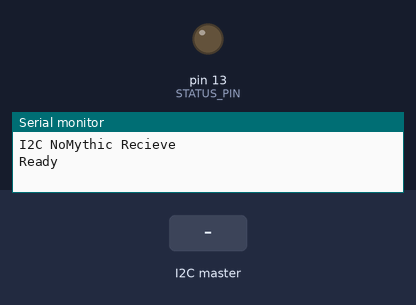
Bench run of a sketch on a simulated Arduino Uno, built with avr-gcc and run on an emulated ATmega328P. Parts: output pins drawn as LEDs (lit = HIGH), the last lines printed to the serial monitor. The inputs (shaded band) are chosen by the test bench.

Above: at 1.7 s.
1.8 s: the I2C master sends the byte 1
3.3 s: the I2C master sends the byte 2
At 3.7 s:
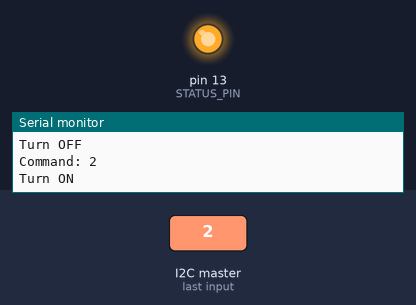
Timing chart, 0 to 6.3 s (numbered marks = the images above; inputs shaded):
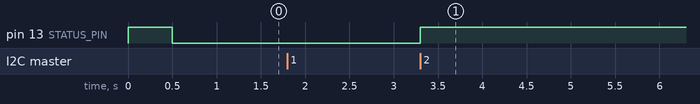

Measured:
- after the input at 3.3 s, pin 13 (STATUS_PIN): LOW → HIGH at once

The sketch:

NoMythic_I2C_Test.ino
```cpp
// This test the communication from RoboRio over I2C.
// This is the recieve code.
// Check the DEVICE_NO matches on the RoboRio
// This is only expecting the commands 1 and 2

#include <Wire.h>

//The I2C device number. Must use same number in sender
const byte DEVICE_NO = 4;
// Status pin - a led - onboard is 13 - pulses for each command
const byte STATUS_PIN = 13;

void setup() {
  Serial.begin(9600);
  Serial.println("I2C NoMythic Recieve");
  pinMode(13, OUTPUT);
  digitalWrite(STATUS_PIN, HIGH);
  delay(500);
  digitalWrite(STATUS_PIN, LOW);
  // put your setup code here, to run once:
  Wire.begin(DEVICE_NO);
  // when an I2C event happens, process it
  Wire.onReceive(handleEvent);
  Serial.println("Ready");
}

// every time we hear an I2C event for our device, handle it here
void handleEvent(int howMany) {
 while(Wire.available()) {
   byte command = Wire.read();
   Serial.print("Command: ");
   Serial.println(command);
   // we have predefined commands that both send and receive understand
   switch(command) {
     case 1:
       turnOff();
       break;
     case 2:
       turnOn();
       break;
   }
 }
}

void turnOn() {
 digitalWrite(STATUS_PIN, HIGH);
 Serial.println("Turn ON");
}

void turnOff() {
 digitalWrite(STATUS_PIN, LOW);
 Serial.println("Turn OFF");
}
void loop() {
 delay(100);
}
```
